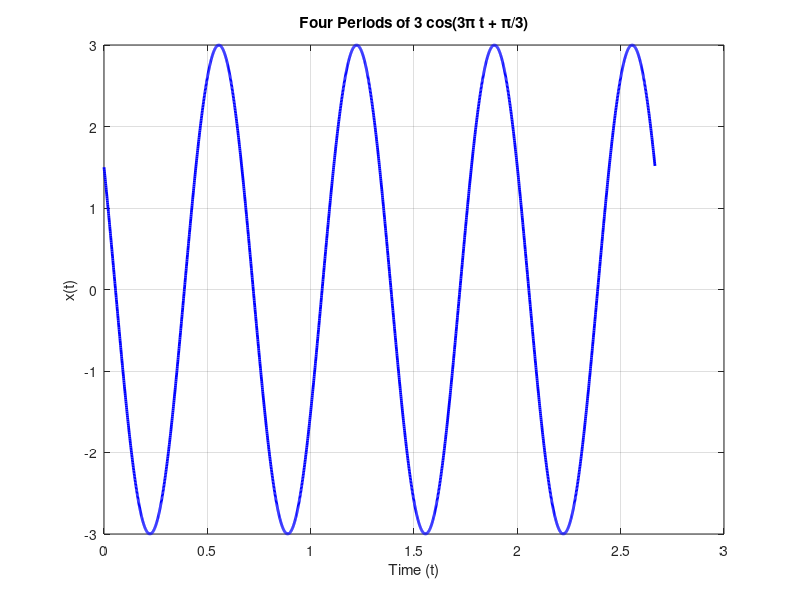

Here is the MATLAB script that generated this plot:
clc;
clear;
close all;
T = (2/3);            % Fundamental period
t= 0:0.001:4*T;
x=3*cos(3*pi*t +pi/3)

% Plot the signal
figure;
plot(t, x, 'b', 'LineWidth', 2);
xlabel('Time (t)');
ylabel('x(t)');
title('Four Periods of 3 cos(3\pi t + \pi/3)');
grid on;
